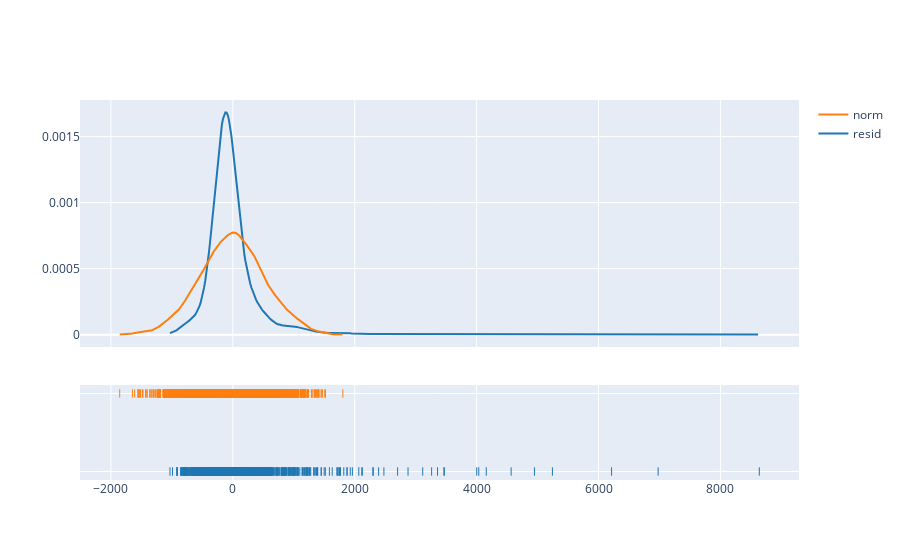

The notebook cell saved with this chart:
### Markdown cell above
##### на вид не очень нормально

#### можно поверх наложить график норм распределения

### Code cell
ff.create_distplot([m01.resid,np.random.normal(0,m01.resid.std(),2481)], ['resid','norm'], show_hist=False)

### Figure 1 — Plotly figure (JSON) as saved in the notebook; plotly's stock layout.template omitted (floating-point values rounded to 4 significant figures; data arrays with more than 128 entries replaced by an {"elided": "..."} marker saying what was removed)
{"data": [{"legendgroup": "resid", "marker": {"color": "rgb(31, 119, 180)"}, "mode": "lines", "name": "resid", "showlegend": true, "type": "scatter", "x": {"elided": "500 float values"}, "xaxis": "x", "y": {"elided": "500 float values"}, "yaxis": "y"}, {"legendgroup": "norm", "marker": {"color": "rgb(255, 127, 14)"}, "mode": "lines", "name": "norm", "showlegend": true, "type": "scatter", "x": {"elided": "500 float values"}, "xaxis": "x", "y": {"elided": "500 float values"}, "yaxis": "y"}, {"legendgroup": "resid", "marker": {"color": "rgb(31, 119, 180)", "symbol": "line-ns-open"}, "mode": "markers", "name": "resid", "showlegend": false, "type": "scatter", "x": {"elided": "2479 float values"}, "xaxis": "x", "y": {"elided": "2479 str values"}, "yaxis": "y2"}, {"legendgroup": "norm", "marker": {"color": "rgb(255, 127, 14)", "symbol": "line-ns-open"}, "mode": "markers", "name": "norm", "showlegend": false, "type": "scatter", "x": {"elided": "2481 float values"}, "xaxis": "x", "y": {"elided": "2481 str values"}, "yaxis": "y2"}], "layout": {"barmode": "overlay", "hovermode": "closest", "legend": {"traceorder": "reversed"}, "xaxis": {"anchor": "y2", "domain": [0, 1], "zeroline": false}, "yaxis": {"anchor": "free", "domain": [0.35, 1], "position": 0}, "yaxis2": {"anchor": "x", "domain": [0, 0.25], "dtick": 1, "showticklabels": false}}}
